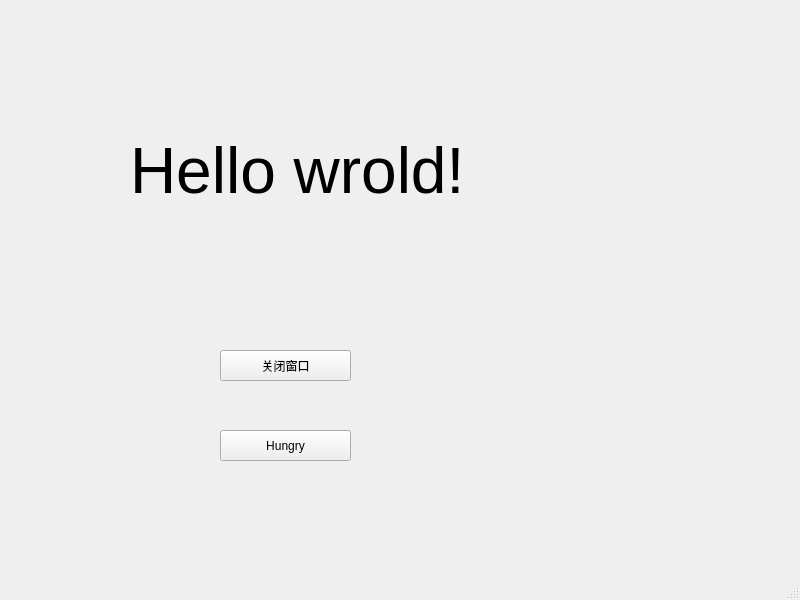
<?xml version="1.0" encoding="UTF-8"?>
<ui version="4.0">
 <class>myMainWindow3</class>
 <widget class="QMainWindow" name="myMainWindow3">
  <property name="geometry">
   <rect>
    <x>0</x>
    <y>0</y>
    <width>800</width>
    <height>600</height>
   </rect>
  </property>
  <property name="windowTitle">
   <string>myMainWindow3</string>
  </property>
  <widget class="QWidget" name="centralwidget">
   <widget class="QLabel" name="label">
    <property name="geometry">
     <rect>
      <x>130</x>
      <y>100</y>
      <width>611</width>
      <height>141</height>
     </rect>
    </property>
    <property name="font">
     <font>
      <pointsize>48</pointsize>
     </font>
    </property>
    <property name="text">
     <string>Hello wrold!</string>
    </property>
   </widget>
   <widget class="QPushButton" name="closeBtn">
    <property name="geometry">
     <rect>
      <x>220</x>
      <y>350</y>
      <width>131</width>
      <height>31</height>
     </rect>
    </property>
    <property name="text">
     <string>关闭窗口</string>
    </property>
   </widget>
   <widget class="QPushButton" name="hungryBtn">
    <property name="geometry">
     <rect>
      <x>220</x>
      <y>430</y>
      <width>131</width>
      <height>31</height>
     </rect>
    </property>
    <property name="text">
     <string>Hungry</string>
    </property>
   </widget>
  </widget>
  <widget class="QMenuBar" name="menubar">
   <property name="geometry">
    <rect>
     <x>0</x>
     <y>0</y>
     <width>800</width>
     <height>21</height>
    </rect>
   </property>
  </widget>
  <widget class="QStatusBar" name="statusbar"/>
 </widget>
 <resources/>
 <connections/>
</ui>
